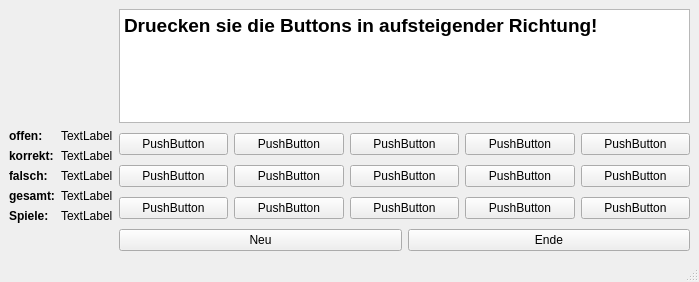
<?xml version="1.0" encoding="UTF-8"?>
<ui version="4.0">
 <class>MyGame</class>
 <widget class="QMainWindow" name="MyGame">
  <property name="geometry">
   <rect>
    <x>0</x>
    <y>0</y>
    <width>699</width>
    <height>282</height>
   </rect>
  </property>
  <property name="windowTitle">
   <string>MyGame</string>
  </property>
  <widget class="QWidget" name="centralwidget">
   <layout class="QGridLayout" name="gridLayout_3">
    <item row="0" column="1">
     <widget class="QTextBrowser" name="textBrowser">
      <property name="html">
       <string>&lt;!DOCTYPE HTML PUBLIC &quot;-//W3C//DTD HTML 4.0//EN&quot; &quot;http://www.w3.org/TR/REC-html40/strict.dtd&quot;&gt;
&lt;html&gt;&lt;head&gt;&lt;meta name=&quot;qrichtext&quot; content=&quot;1&quot; /&gt;&lt;style type=&quot;text/css&quot;&gt;
p, li { white-space: pre-wrap; }
&lt;/style&gt;&lt;/head&gt;&lt;body style=&quot; font-family:'MS Shell Dlg 2'; font-size:8.25pt; font-weight:400; font-style:normal;&quot;&gt;
&lt;p style=&quot; margin-top:0px; margin-bottom:0px; margin-left:0px; margin-right:0px; -qt-block-indent:0; text-indent:0px;&quot;&gt;&lt;span style=&quot; font-size:14pt; font-weight:600;&quot;&gt;Druecken sie die Buttons in aufsteigender Richtung!&lt;/span&gt;&lt;/p&gt;&lt;/body&gt;&lt;/html&gt;</string>
      </property>
     </widget>
    </item>
    <item row="5" column="1">
     <layout class="QGridLayout" name="gridLayout">
      <item row="0" column="8">
       <widget class="QPushButton" name="pb7">
        <property name="text">
         <string>PushButton</string>
        </property>
       </widget>
      </item>
      <item row="0" column="1">
       <widget class="QPushButton" name="pb11">
        <property name="text">
         <string>PushButton</string>
        </property>
       </widget>
      </item>
      <item row="0" column="2">
       <widget class="QPushButton" name="pb9">
        <property name="text">
         <string>PushButton</string>
        </property>
       </widget>
      </item>
      <item row="1" column="6">
       <widget class="QPushButton" name="pb1">
        <property name="text">
         <string>PushButton</string>
        </property>
       </widget>
      </item>
      <item row="1" column="1">
       <widget class="QPushButton" name="pb12">
        <property name="text">
         <string>PushButton</string>
        </property>
       </widget>
      </item>
      <item row="1" column="0">
       <widget class="QPushButton" name="pb14">
        <property name="text">
         <string>PushButton</string>
        </property>
       </widget>
      </item>
      <item row="1" column="2">
       <widget class="QPushButton" name="pb13">
        <property name="text">
         <string>PushButton</string>
        </property>
       </widget>
      </item>
      <item row="0" column="0">
       <widget class="QPushButton" name="pb8">
        <property name="text">
         <string>PushButton</string>
        </property>
       </widget>
      </item>
      <item row="0" column="6">
       <widget class="QPushButton" name="pb10">
        <property name="text">
         <string>PushButton</string>
        </property>
       </widget>
      </item>
      <item row="2" column="2">
       <widget class="QPushButton" name="pb15">
        <property name="text">
         <string>PushButton</string>
        </property>
       </widget>
      </item>
      <item row="2" column="8">
       <widget class="QPushButton" name="pb4">
        <property name="text">
         <string>PushButton</string>
        </property>
       </widget>
      </item>
      <item row="2" column="1">
       <widget class="QPushButton" name="pb2">
        <property name="text">
         <string>PushButton</string>
        </property>
       </widget>
      </item>
      <item row="2" column="0">
       <widget class="QPushButton" name="pb3">
        <property name="text">
         <string>PushButton</string>
        </property>
       </widget>
      </item>
      <item row="2" column="6">
       <widget class="QPushButton" name="pb5">
        <property name="text">
         <string>PushButton</string>
        </property>
       </widget>
      </item>
      <item row="1" column="8">
       <widget class="QPushButton" name="pb6">
        <property name="text">
         <string>PushButton</string>
        </property>
       </widget>
      </item>
     </layout>
    </item>
    <item row="6" column="1">
     <layout class="QHBoxLayout" name="horizontalLayout">
      <item>
       <widget class="QPushButton" name="pushButton_17">
        <property name="text">
         <string>Neu</string>
        </property>
       </widget>
      </item>
      <item>
       <widget class="QPushButton" name="ende">
        <property name="text">
         <string>Ende</string>
        </property>
       </widget>
      </item>
     </layout>
    </item>
    <item row="5" column="0">
     <layout class="QGridLayout" name="gridLayout_2">
      <item row="5" column="2">
       <widget class="QLabel" name="l2">
        <property name="text">
         <string>TextLabel</string>
        </property>
       </widget>
      </item>
      <item row="8" column="1">
       <widget class="QLabel" name="spiele">
        <property name="font">
         <font>
          <weight>75</weight>
          <italic>false</italic>
          <bold>true</bold>
          <underline>false</underline>
          <strikeout>false</strikeout>
         </font>
        </property>
        <property name="text">
         <string>Spiele:</string>
        </property>
       </widget>
      </item>
      <item row="4" column="2">
       <widget class="QLabel" name="l1">
        <property name="text">
         <string>TextLabel</string>
        </property>
       </widget>
      </item>
      <item row="7" column="2">
       <widget class="QLabel" name="l4">
        <property name="text">
         <string>TextLabel</string>
        </property>
       </widget>
      </item>
      <item row="4" column="1">
       <widget class="QLabel" name="offen">
        <property name="font">
         <font>
          <weight>75</weight>
          <bold>true</bold>
         </font>
        </property>
        <property name="text">
         <string>offen:</string>
        </property>
       </widget>
      </item>
      <item row="6" column="1">
       <widget class="QLabel" name="falsch">
        <property name="font">
         <font>
          <weight>75</weight>
          <bold>true</bold>
         </font>
        </property>
        <property name="text">
         <string>falsch:</string>
        </property>
       </widget>
      </item>
      <item row="7" column="1">
       <widget class="QLabel" name="gesamt">
        <property name="font">
         <font>
          <weight>75</weight>
          <bold>true</bold>
         </font>
        </property>
        <property name="text">
         <string>gesamt:</string>
        </property>
       </widget>
      </item>
      <item row="5" column="1">
       <widget class="QLabel" name="korrekt">
        <property name="font">
         <font>
          <weight>75</weight>
          <bold>true</bold>
         </font>
        </property>
        <property name="text">
         <string>korrekt:</string>
        </property>
       </widget>
      </item>
      <item row="8" column="2">
       <widget class="QLabel" name="l5">
        <property name="text">
         <string>TextLabel</string>
        </property>
       </widget>
      </item>
      <item row="6" column="2">
       <widget class="QLabel" name="l3">
        <property name="text">
         <string>TextLabel</string>
        </property>
       </widget>
      </item>
     </layout>
    </item>
    <item row="4" column="1">
     <spacer name="verticalSpacer">
      <property name="orientation">
       <enum>Qt::Vertical</enum>
      </property>
      <property name="sizeHint" stdset="0">
       <size>
        <width>20</width>
        <height>40</height>
       </size>
      </property>
     </spacer>
    </item>
    <item row="3" column="1">
     <spacer name="verticalSpacer_2">
      <property name="orientation">
       <enum>Qt::Vertical</enum>
      </property>
      <property name="sizeHint" stdset="0">
       <size>
        <width>20</width>
        <height>40</height>
       </size>
      </property>
     </spacer>
    </item>
    <item row="2" column="1">
     <spacer name="verticalSpacer_3">
      <property name="orientation">
       <enum>Qt::Vertical</enum>
      </property>
      <property name="sizeHint" stdset="0">
       <size>
        <width>20</width>
        <height>40</height>
       </size>
      </property>
     </spacer>
    </item>
    <item row="1" column="1">
     <spacer name="verticalSpacer_4">
      <property name="orientation">
       <enum>Qt::Vertical</enum>
      </property>
      <property name="sizeHint" stdset="0">
       <size>
        <width>20</width>
        <height>40</height>
       </size>
      </property>
     </spacer>
    </item>
   </layout>
  </widget>
  <widget class="QMenuBar" name="menubar">
   <property name="geometry">
    <rect>
     <x>0</x>
     <y>0</y>
     <width>699</width>
     <height>21</height>
    </rect>
   </property>
  </widget>
  <widget class="QStatusBar" name="statusbar"/>
 </widget>
 <resources/>
 <connections/>
</ui>
